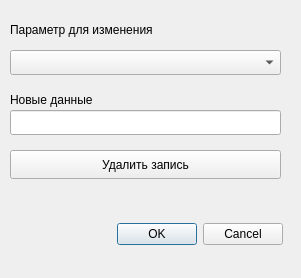
<?xml version="1.0" encoding="UTF-8"?>
<ui version="4.0">
 <class>edittingWindow</class>
 <widget class="QDialog" name="edittingWindow">
  <property name="geometry">
   <rect>
    <x>0</x>
    <y>0</y>
    <width>301</width>
    <height>278</height>
   </rect>
  </property>
  <property name="windowTitle">
   <string>Dialog</string>
  </property>
  <widget class="QLabel" name="label">
   <property name="geometry">
    <rect>
     <x>10</x>
     <y>20</y>
     <width>261</width>
     <height>20</height>
    </rect>
   </property>
   <property name="text">
    <string>Параметр для изменения</string>
   </property>
  </widget>
  <widget class="QComboBox" name="comboBox">
   <property name="geometry">
    <rect>
     <x>10</x>
     <y>50</y>
     <width>271</width>
     <height>25</height>
    </rect>
   </property>
  </widget>
  <widget class="QLineEdit" name="lineEdit">
   <property name="geometry">
    <rect>
     <x>10</x>
     <y>110</y>
     <width>271</width>
     <height>25</height>
    </rect>
   </property>
  </widget>
  <widget class="QLabel" name="label_2">
   <property name="geometry">
    <rect>
     <x>10</x>
     <y>90</y>
     <width>151</width>
     <height>20</height>
    </rect>
   </property>
   <property name="text">
    <string>Новые данные</string>
   </property>
  </widget>
  <widget class="QDialogButtonBox" name="buttonBox">
   <property name="geometry">
    <rect>
     <x>90</x>
     <y>220</y>
     <width>193</width>
     <height>29</height>
    </rect>
   </property>
   <property name="standardButtons">
    <set>QDialogButtonBox::Cancel|QDialogButtonBox::Ok</set>
   </property>
  </widget>
  <widget class="QPushButton" name="pushButton">
   <property name="geometry">
    <rect>
     <x>10</x>
     <y>150</y>
     <width>271</width>
     <height>29</height>
    </rect>
   </property>
   <property name="text">
    <string>Удалить запись</string>
   </property>
  </widget>
 </widget>
 <resources/>
 <connections/>
</ui>
